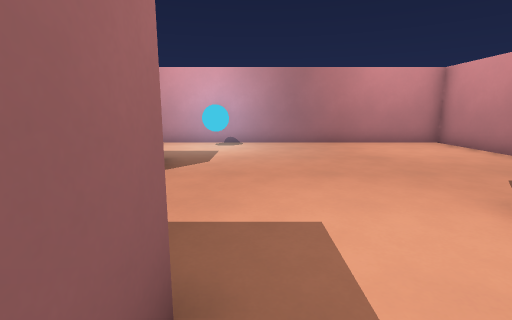
view 1 (above)

20 first-person views from a walk through a level from a Godot 3-D game. The camera is 1.3 m above the floor, tilts 10° down and sees 85° across. The floor is counted in squares, 1 m on a side. Each view is taken from the middle of a square. On the plan, view 1 faces up. The plan holds only what a view shows up to about 13 squares ahead; the rest is blank. Characters and animated objects are not drawn.

view 2
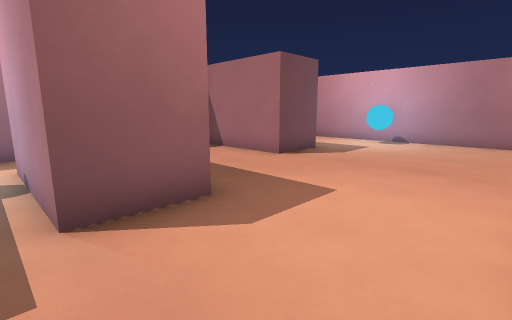

view 3
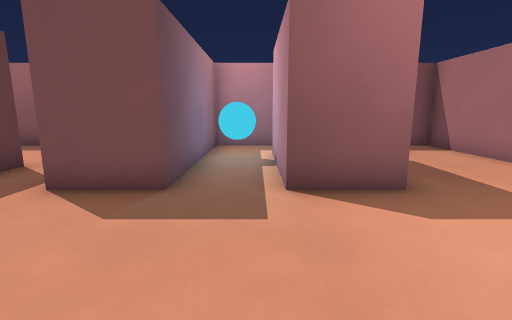

view 4
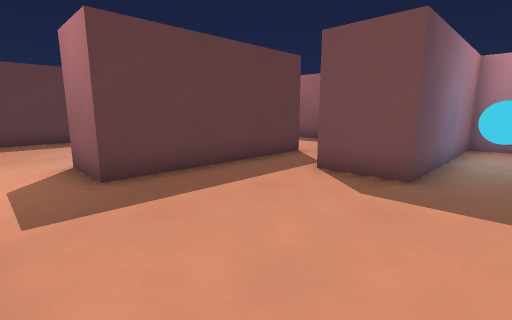

view 5
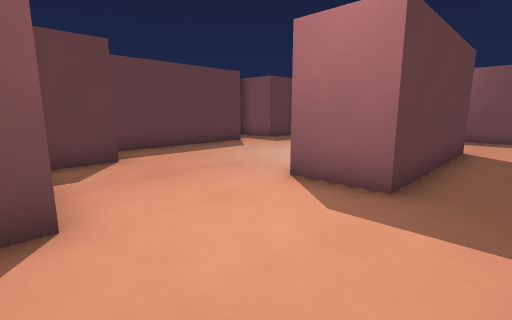

view 6
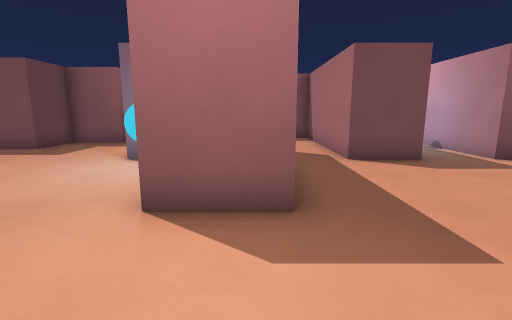

view 7
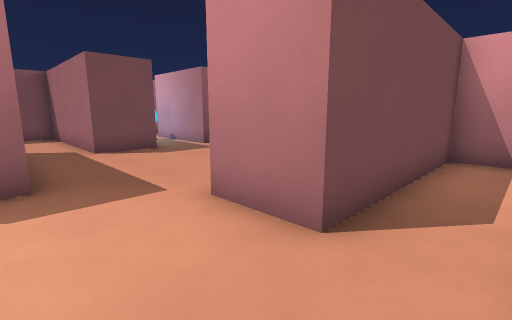

view 8
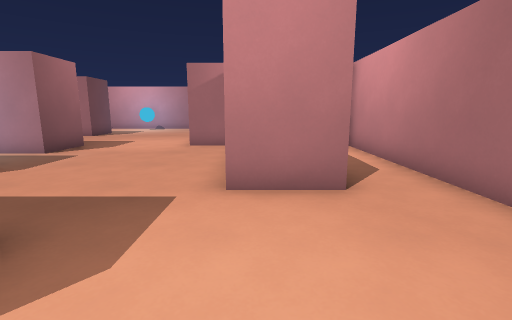

view 9
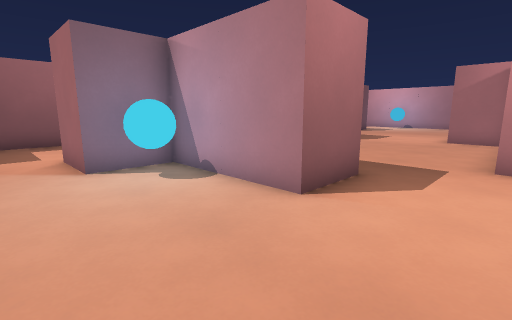

view 10
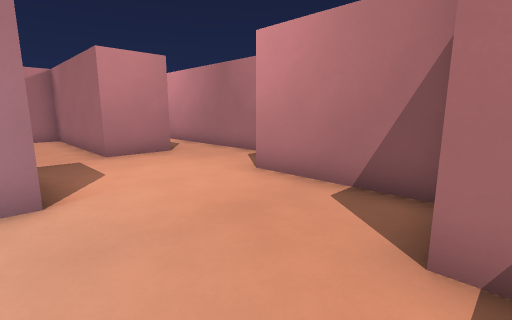

view 11
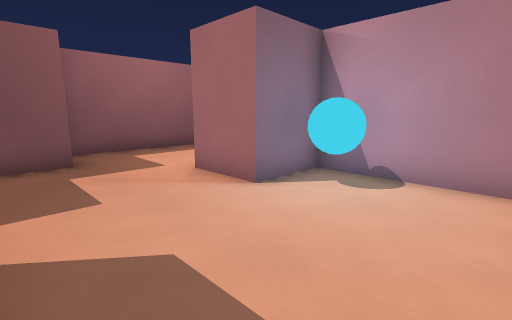

view 12
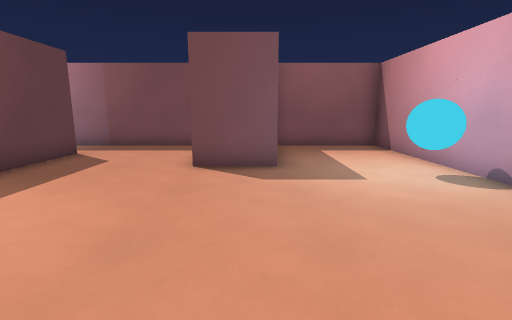

view 13
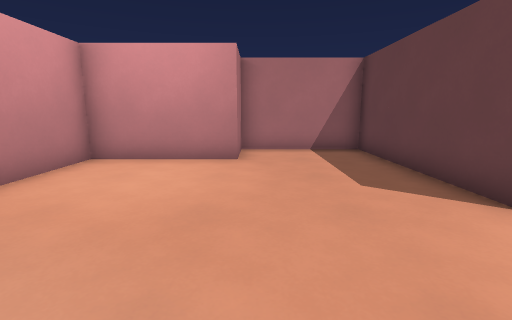

view 14
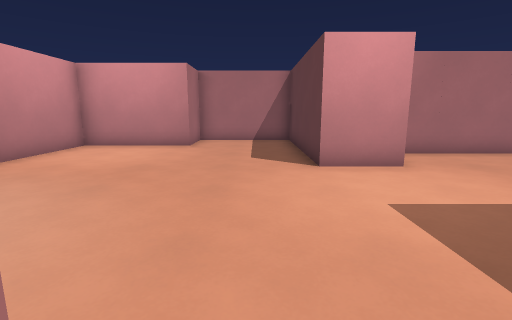

view 15
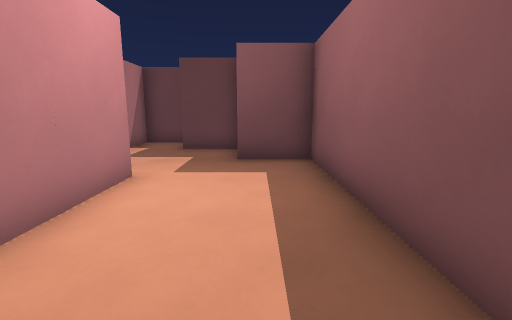

view 16
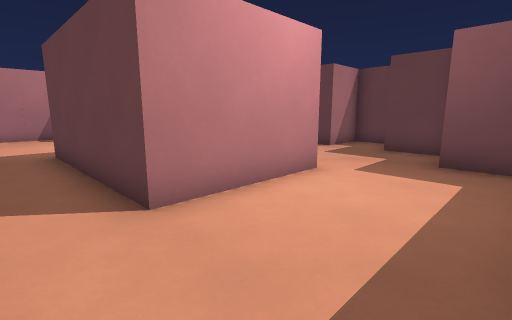

view 17
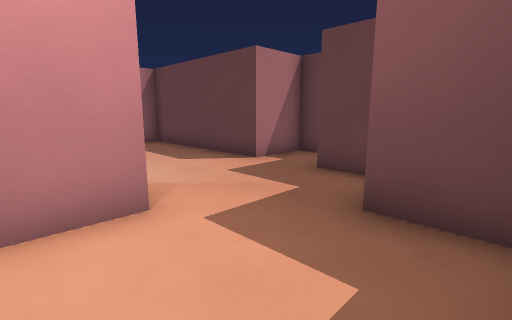

view 18
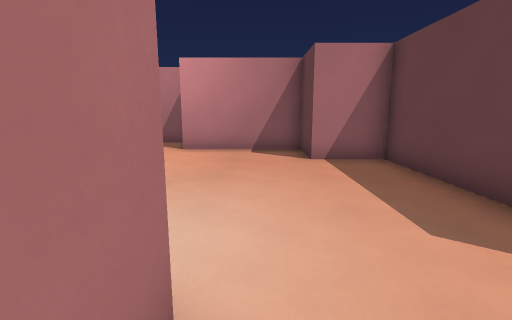

view 19
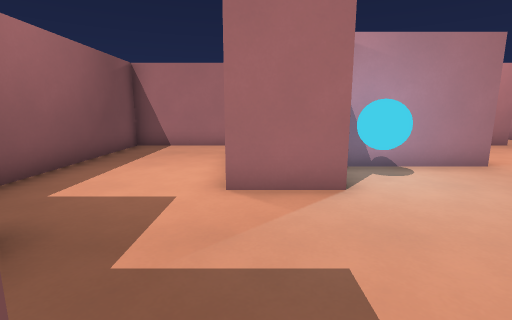

view 20
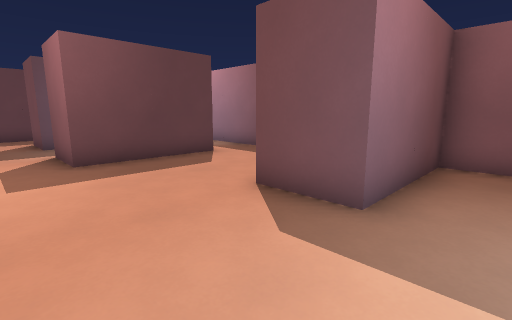

### Floor plan
Points are (right, up) in squares from view 1. A wall is a line through its corners. A room is listed if a view was taken in it or the views show most of it. See-through windows are left out.
Room 1 (views 1, 2, 3, 4, 5, 6, 7, 8, 9, 10, 11, 12, 13, 14, 15, 16, 17, 18, 19, 20)
walls: (3.5, -6.5) (3.5, -8.5) (-0.5, -8.5) (-0.5, -10.5) (-2.5, -10.5) (-2.5, -6.5) (3.5, -6.5); (-4.6, 1.5) (-0.5, 1.5) (-0.5, -0.5) (-4.5, -0.5); (8.8, 1.5) (7.5, 1.5) (7.5, -4.5) (5.5, -4.5) (5.5, 1.5) (3.5, 1.5) (3.5, 3.5) (9.5, 3.5) (9.5, 7.5) (7.5, 7.5) (7.5, 11.5) (-6.5, 11.5) (-6.5, 7.5) (-2.5, 7.5) (-2.5, 5.5) (-6.5, 5.5) (-6.5, -2.5) (-0.5, -2.5) (-0.5, -4.5) (-6.5, -4.5) (-6.5, -12.5) (-4.5, -12.5) (-4.5, -14.5) (-2.5, -14.5) (-2.5, -15.8); (9.5, -8) (9.5, 1.5); (-2, -16.5) (-0.5, -16.5) (-0.5, -14.5) (5.5, -14.5) (5.5, -12.5) (7.5, -12.5) (7.5, -8.5) (8, -8.5)
objects: orb (-4, -2) to (-3, -1); orb (-2, 10) to (-1, 11); orb (0, -10) to (1, -9)

Positions as (right, up) in squares from view 1, and headings:
1: (0, 0), facing up
2: (3, -1), facing up-left
3: (4, -1), facing left
4: (5, -1), facing down-left
5: (8, -5), facing down-left
6: (7, -7), facing left
7: (9, -7), facing up-left
8: (6, -9), facing up
9: (6, -12), facing up-left
10: (3, -13), facing up-right
11: (3, -14), facing up-left
12: (4, 7), facing left
13: (0, 7), facing right
14: (-3, 5), facing right
15: (-5, -5), facing down
16: (-6, -5), facing down-right
17: (-6, -9), facing down-right
18: (-2, -11), facing right
19: (-2, -15), facing up
20: (1, 9), facing down-left
